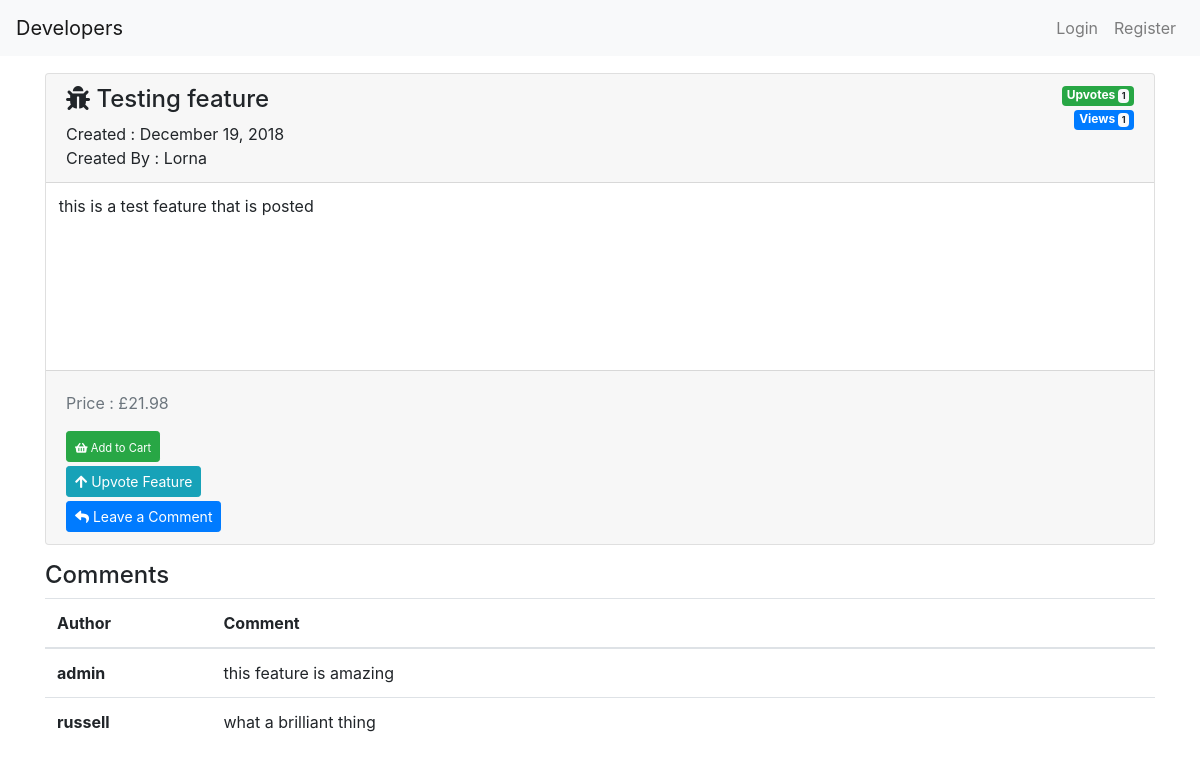
The page /feature/preview_feature/1/ on the database its author committed.
### feature/models.py (models this page shows)
class Feature(models.Model):
    title = models.CharField(max_length=100)
    description = models.TextField()
    created_date = models.DateTimeField(default=timezone.now)
    views = models.IntegerField(default=0)
    upvotes = models.IntegerField(default=0)
    price = models.DecimalField(max_digits=6, decimal_places=2, default=1.99)
    author = models.ForeignKey(User, on_delete=models.CASCADE)
    def __str__(self):
        return self.title

class FeatureComment(models.Model):
    comment = models.TextField()
    author = models.ForeignKey(User)
    feature = models.ForeignKey(Feature)
    def __str__(self):
        return self.comment

### feature/views.py (the view)
# urls.py: url(r'preview_feature/(?P<id>\d+)/', preview_feature, name="preview_feature"),
def preview_feature(request, id):
    feature = get_object_or_404(Feature, pk=id)
    feature.views += 1
    all_comments = FeatureComment.objects.filter(feature=feature)
    if request.method == "POST":
        comment = Comment_form(request.POST)
        if comment.is_valid():
            comments = comment.save(commit=False)
            comments.feature = feature
            comments.author = request.user
            comments.save()
            return redirect(preview_feature, feature.id)
    else:
        comment = Comment_form()
        context = {
            "feature": feature,
            "comment": comment,
            "comments": all_comments,
        }
    return render(request, "preview_feature.html", context)

### feature/templates/preview_feature.html (shortened to what this page needs)
{% extends "base.html" %}
{% load crispy_forms_tags %}
{% block content %}
<div class="container">
    <div class="card">
        <div class="card-header">
            <div>
                <span class="badge badge-success float-right">Upvotes
                    <span class="badge badge-light">
                            {{ feature.upvotes }}
                    </span>
                </span>
                <br>
                <span class="badge badge-primary float-right">Views
                    <span class="badge badge-light">
                            {{ feature.views }}
                    </span>
                </span>
            </div>
            <h4 class="card-preview-title">
                <i class="fas fa-bug"></i>
                {{ feature|capfirst }}
            </h4>
            <span class="mt-2">Created : {{ feature.created_date|date:"F d, Y" }}</span>
            <br>
            <span class="mt-2">Created By : {{ feature.author|capfirst }}</span>
        </div>
        <div class="card-body">
            <p class="card-text">{{ feature.description }}</p>
        </div>
        <div class="card-footer text-muted">
            <p class="mt-2">Price : £{{ feature.price }}</p>
            <div>
                <a href="#" class="btn btn-sm btn-success">
                    <small>
                    <i class="fa fa-shopping-basket" aria-hidden="true"></i>
                    Add to Cart
                    </small>
                </a>
            </div>
            <div class="mt-1">
                <a href="{% url 'upvote_feature' feature.id %}" class="btn btn-sm btn-info">
                    <i class="fa fa-arrow-up" aria-hidden="true"></i>
                    Upvote Feature</a>
            </div>
            <div class="mt-1">
                <button type="button" id="profile-edit" class="btn btn-primary btn-sm"
                            data-toggle="collapse" data-target="#collapseComment" aria-expanded="false" aria-controls="collapseComment">
                    <i class="fa fa-reply" aria-hidden="true"></i>
                    Leave a Comment
                </button>
            </div>
        </div>
    </div>
    <h4 class="mt-3">Comments</h4>
    <table class="table">
        <thead>
            <tr>
                <th scope="col">Author</th>
                <th style=" width: 85%;"scope="col">Comment</th>
            </tr>
        </thead>
        <tbody>
            {% for comment in comments %}
                <tr>
                    <th scope="row">
                        {{ comment.author }}
                    </th>
                    <td>
                        {{ comment }}
                    </td>
                </tr>
            {% endfor%}
        </tbody>
    </table>
</div>
{% endblock %}

### static/css/styles.css (style rules this page uses)
body { padding: 0; margin: 0; }
.card-body { line-height: 20px; padding: .8rem; height: 187px; }
.card-preview-title { margin-top: -25px; }

### rows shown on the page
Feature: upvotes "1", views "1", title "Testing feature", created_date "December 19, 2018", author "Lorna", description "this is a test feature that is posted", price "21.98"
FeatureComment: author "admin", comment "this feature is amazing"
FeatureComment: author "russell", comment "what a brilliant thing"
